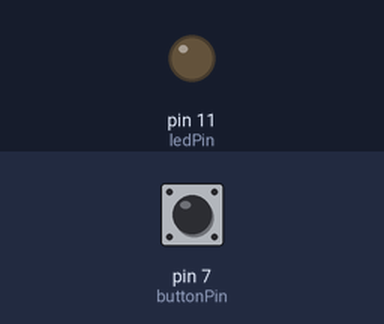
Bench run of a sketch on a simulated Arduino Uno, built with avr-gcc and run on an emulated ATmega328P. Shown: output pins drawn as LEDs (lit = HIGH). Inputs (shaded band) come from the test bench; at power-on: pin 7 (buttonPin) HIGH.

Above: at 1.2 s.
1.3 s: pin 7 (buttonPin) pulled LOW for 0.15 s
At 1.37 s:
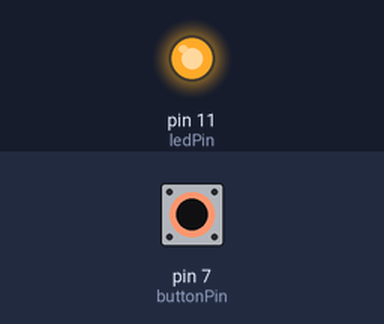
2.9 s: pin 7 (buttonPin) pulled LOW for 3.2 s
At 7.1 s:
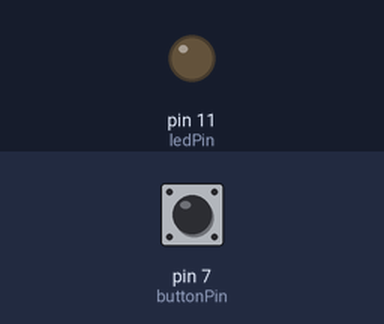
Timing chart, 0 to 8.6 s (numbered marks = the images above; inputs shaded):
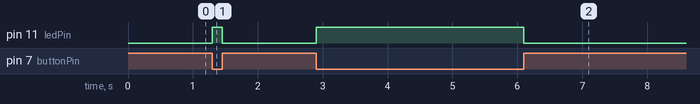

Measured:
- after the input at 1.3 s, pin 11 (ledPin): LOW → HIGH at once, → LOW 0.15 s later
- after the input at 2.9 s, pin 11 (ledPin): LOW → HIGH at once, → LOW 3.2 s later

The sketch:

02-c-led-button.ino
```cpp
const int buttonPin = 7;   // pin tlačítka
const int ledPin = 11;      // pin LED

void setup() {
  pinMode(buttonPin, INPUT_PULLUP); // vstup s pull-up rezistorem
  pinMode(ledPin, OUTPUT);          // LED jako výstup
}

void loop() {
  int buttonState = digitalRead(buttonPin); // načtení stavu tlačítka

  if (buttonState == LOW) {
    digitalWrite(ledPin, HIGH);  // stisknuto → rozsvítí LED
  } else {
    digitalWrite(ledPin, LOW);   // nestisknuto → zhasne
  }
}
```
